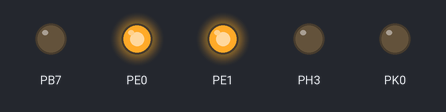
The program below on a simulated ATmega2560, built with avr-gcc and emulated at 16 MHz. On the bench: output pins drawn as LEDs (lit = HIGH).

Above: at 0.5 s.
At 3.5 s:
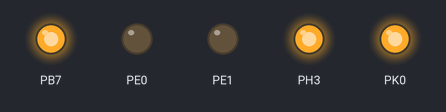
Timing chart, 0 to 4.6 s (numbered marks = the images above):
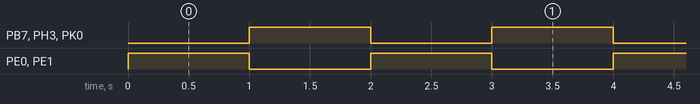

The program:

main.cpp
```cpp
#include <avr/io.h>
#include <util/delay.h>
#include "GPIO.h"


//LEDS PLACA (acende com '0')
GPIO led0(0, GPIO::OUTPUT);		//PE0
GPIO led1(1, GPIO::OUTPUT);		//PE1

//LEDS PLACA (acende com '1')
GPIO led13(13, GPIO::OUTPUT);	//PB7

//Adicionar LED
GPIO led4(62, GPIO::OUTPUT);		//PG5
GPIO led6(6, GPIO::OUTPUT);		//PH0

int main(void){

	UCSR0B = 0;

	led0.set(1);
	led1.set(1);
	led6.clear();
	led4.clear();
	led13.clear();
	_delay_ms(1000);
	led0.clear();
	led1.clear();
	led6.set(1);
	led4.set(1);
	led13.set(1);
	_delay_ms(1000);

	while (1){
		led0.toggle();
		led1.toggle();
		led6.toggle();
		led4.toggle();
		led13.toggle();
		_delay_ms(1000);
	}

}
```

GPIO.cpp
```cpp
/*
 * GPIO.cpp
 *
 *  Created on: 22 de mar de 2017
 *      Author: aluno
 */

#include "GPIO.h"
#include <avr/pgmspace.h>

GPIO::GPIO(uint8_t id, PortDirection_t dir)
{
	_bit = pgm_read_byte(&(GPIO_PORT::id_to_bit[id])); //pgm_read_byte(& ) - macro usada para ler dados constantes salvos em Memória de Programa (Flash)
	_port = GPIO_PORT::AllPorts[pgm_read_byte(&(GPIO_PORT::id_to_port[id]))];
	_port->dir(_bit, dir);
}

GPIO::~GPIO() {}

bool GPIO::get() {
	return _port->get(_bit);
}

void GPIO::set(bool val) {
	_port->set(_bit, val);
}

void GPIO::clear() {
	this->set(0);
}

void GPIO::toggle() {
	_port->toggle(_bit);
}
```

GPIO.h
```cpp
/*
 * GPIO.h
 *
 *  Created on: 22 de mar de 2017
 *      Author: aluno
 */

#ifndef GPIO_H_
#define GPIO_H_

#include "GPIO_Port.h"


class GPIO {
public:
	enum PortDirection_t {
		INPUT = 0,
		OUTPUT = 1
	};

	GPIO(uint8_t id, PortDirection_t dir);
	~GPIO();

	bool get();
	void set(bool val = 1);
	void clear();
	void toggle();
private:
	uint8_t _bit;
	GPIO_PORT::GPIO_Port * _port;
};


#endif /* GPIO_H_ */
```

GPIO_Port.cpp
```cpp
/*
 * GPIO_Port.cpp
 *
 *  Created on: 22 de mar de 2017
 *      Author: aluno
 */
#include "GPIO_Port.h"

namespace GPIO_PORT {

enum PORT_ADDR_BASE {
	AVR_PA = 0x0020,
	AVR_PB = 0x0023,
	AVR_PC = 0x0026,
	AVR_PD = 0x0029,
	AVR_PE = 0x002C,
	AVR_PF = 0x002F,
	AVR_PG = 0x0032,
	AVR_PH = 0x0100,
	AVR_PJ = 0x0103,
	AVR_PK = 0x0106,
	AVR_PL = 0x0109
};

GPIO_Port * AllPorts[11] = {
		reinterpret_cast<GPIO_Port*>(AVR_PA),
		reinterpret_cast<GPIO_Port*>(AVR_PB),
		reinterpret_cast<GPIO_Port*>(AVR_PC),
		reinterpret_cast<GPIO_Port*>(AVR_PD),
		reinterpret_cast<GPIO_Port*>(AVR_PE),
		reinterpret_cast<GPIO_Port*>(AVR_PF),
		reinterpret_cast<GPIO_Port*>(AVR_PG),
		reinterpret_cast<GPIO_Port*>(AVR_PH),
		reinterpret_cast<GPIO_Port*>(AVR_PJ),
		reinterpret_cast<GPIO_Port*>(AVR_PK),
		reinterpret_cast<GPIO_Port*>(AVR_PL)
};


enum Ports_index {
	PA_i = 0,
	PB_i = 1,
	PC_i = 2,
	PD_i = 3,
	PE_i = 4,
	PF_i = 5,
	PG_i = 6,
	PH_i = 7,
	PJ_i = 8,
	PK_i = 9,
	PL_i = 10,
};

const uint8_t id_to_port[70] PROGMEM = {
	PE_i	,
	PE_i	,
	PE_i	,
	PE_i	,
	PG_i	,
	PE_i	,
	PH_i	,
	PH_i	,
	PH_i	,
	PH_i	,
	PB_i	,
	PB_i	,
	PB_i	,
	PB_i	,
	PJ_i	,
	PJ_i	,
	PH_i	,
	PH_i	,
	PD_i	,
	PD_i	,
	PD_i	,
	PD_i	,
	PA_i	,
	PA_i	,
	PA_i	,
	PA_i	,
	PA_i	,
	PA_i	,
	PA_i	,
	PA_i	,
	PC_i	,
	PC_i	,
	PC_i	,
	PC_i	,
	PC_i	,
	PC_i	,
	PC_i	,
	PC_i	,
	PD_i	,
	PG_i	,
	PG_i	,
	PG_i	,
	PL_i	,
	PL_i	,
	PL_i	,
	PL_i	,
	PL_i	,
	PL_i	,
	PL_i	,
	PL_i	,
	PB_i	,
	PB_i	,
	PB_i	,
	PB_i	,
	PF_i	,
	PF_i	,
	PF_i	,
	PF_i	,
	PF_i	,
	PF_i	,
	PF_i	,
	PF_i	,
	PK_i	,
	PK_i	,
	PK_i	,
	PK_i	,
	PK_i	,
	PK_i	,
	PK_i	,
	PK_i

};

const uint8_t id_to_bit[70] PROGMEM = {
	_BV( 0 )	,
	_BV( 1 )	,
	_BV( 4 )	,
	_BV( 5 )	,
	_BV( 5 )	,
	_BV( 3 )	,
	_BV( 3 )	,
	_BV( 4 )	,
	_BV( 5 )	,
	_BV( 6 )	,
	_BV( 4 )	,
	_BV( 5 )	,
	_BV( 6 )	,
	_BV( 7 )	,
	_BV( 1 )	,
	_BV( 0 )	,
	_BV( 1 )	,
	_BV( 0 )	,
	_BV( 3 )	,
	_BV( 2 )	,
	_BV( 1 )	,
	_BV( 0 )	,
	_BV( 0 )	,
	_BV( 1 )	,
	_BV( 2 )	,
	_BV( 3 )	,
	_BV( 4 )	,
	_BV( 5 )	,
	_BV( 6 )	,
	_BV( 7 )	,
	_BV( 7 )	,
	_BV( 6 )	,
	_BV( 5 )	,
	_BV( 4 )	,
	_BV( 3 )	,
	_BV( 2 )	,
	_BV( 1 )	,
	_BV( 0 )	,
	_BV( 7 )	,
	_BV( 2 )	,
	_BV( 1 )	,
	_BV( 0 )	,
	_BV( 7 )	,
	_BV( 6 )	,
	_BV( 5 )	,
	_BV( 4 )	,
	_BV( 3 )	,
	_BV( 2 )	,
	_BV( 1 )	,
	_BV( 0 )	,
	_BV( 3 )	,
	_BV( 2 )	,
	_BV( 1 )	,
	_BV( 0 )	,
	_BV( 0 )	,
	_BV( 1 )	,
	_BV( 2 )	,
	_BV( 3 )	,
	_BV( 4 )	,
	_BV( 5 )	,
	_BV( 6 )	,
	_BV( 7 )	,
	_BV( 0 )	,
	_BV( 1 )	,
	_BV( 2 )	,
	_BV( 3 )	,
	_BV( 4 )	,
	_BV( 5 )	,
	_BV( 6 )	,
	_BV( 7 )
};


void GPIO_Port::dir(uint8_t p, bool io) {
    if (io)
        ddr |= p;
    else
        ddr &= ~p;
}
void GPIO_Port::set(uint8_t p, bool val) {
    if (val)
        port |= p;
    else
        port &= ~p;
}
void GPIO_Port::clear(uint8_t p) {
    set(p,0);
}
bool GPIO_Port::get(uint8_t p) {
    return pin & p;
}

void GPIO_Port::toggle(uint8_t p) {
	pin = p;
}


} /* namespace GPIO_PORT */
```

GPIO_Port.h
```cpp
/*
 * GPIO_Port.h
 *
 *  Created on: 22 de mar de 2017
 *      Author: aluno
 */

#ifndef GPIO_PORT_H_
#define GPIO_PORT_H_

#include <avr/io.h>
#include <avr/pgmspace.h>

namespace GPIO_PORT {

class GPIO_Port {
public:
    void dir(uint8_t p, bool io);
    void set(uint8_t p, bool val = 1);
    void clear(uint8_t p);
    bool  get(uint8_t p);
    void toggle(uint8_t p);

private:
    uint8_t pin;
    uint8_t ddr;
    uint8_t port;
};


extern GPIO_Port * AllPorts[11];
extern const uint8_t id_to_port[70] PROGMEM; // PROGMEM - Salvar dados constantes em Memória de Programa (Flash)
extern const uint8_t id_to_bit[70] PROGMEM; // PROGMEM - Salvar dados constantes em Memória de Programa (Flash)

} /* namespace GPIO_PORT */
#endif /* GPIO_PORT_H_ */
```

Measured:
- by itself, PB7, PE0, PE1, PH3, PK0: alternates HIGH for 1.0 s and LOW for 1.0 s
